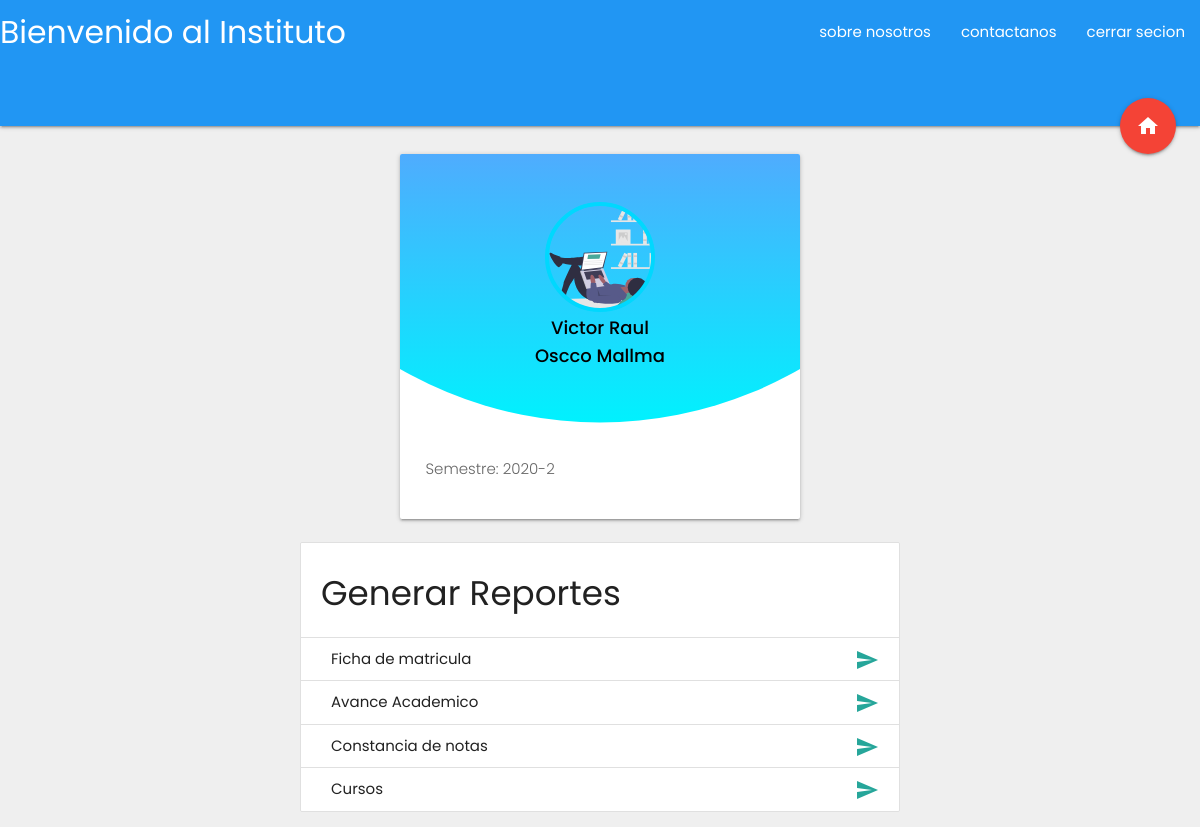
/principal/estudiante/reporte.php (signed in), run on the app's committed database.
### tables this page shows
CREATE TABLE IF NOT EXISTS `estudiantes` (
  `id_estudiante` INT(10) NULL AUTO_INCREMENT,
  `DNI` CHAR(8) NULL,
  `nombres` VARCHAR(40) NULL,
  `ap_paterno` VARCHAR(45) NULL,
  `ap_materno` VARCHAR(40) NULL,
  `fecha_nacimiento` DATE NULL,
  `correo` VARCHAR(60) NULL,
  `telefono` CHAR(9) NULL,
  `foto` MEDIUMBLOB NULL,
  `codigoe` VARCHAR(11) NULL,
  `password` VARCHAR(45) NULL,
  `semestre_ingreso` CHAR(6) NULL,
  `sexo` CHAR(1) NULL,
  `dirección` VARCHAR(60) NULL,
  `ciudad` VARCHAR(60) NULL,
  `provincia` VARCHAR(60) NULL,
  `distrito` VARCHAR(60) NULL,
  `colegio` VARCHAR(60) NULL,
  `tipo_colegio` VARCHAR(30) NULL,
  `idioma_materno` VARCHAR(40) NULL,
  `carrera_alumno` VARCHAR(45) NULL,
  `ciclo` VARCHAR(4) NULL,
  PRIMARY KEY (`id_estudiante`));

CREATE TABLE IF NOT EXISTS `instituto` (
  `cod_modular` CHAR(7) NULL,
  `nombre` VARCHAR(150) NULL,
  `direccion` VARCHAR(100) NULL,
  `denominacion` VARCHAR(5) NULL,
  `gestion` VARCHAR(7) NULL,
  `resolucion_creacion` VARCHAR(13) NULL,
  `director` VARCHAR(80) NULL,
  `nombramiento_director` VARCHAR(13) NULL,
  `provincia` VARCHAR(40) NULL,
  `distrito` VARCHAR(40) NULL,
  `dre` VARCHAR(45) NULL,
  `ugel` VARCHAR(45) NULL,
  `semestre_inicio` DATE NULL,
  `semestre_final` DATE NULL,
  `ciclo_actual` VARCHAR(6) NULL,
  PRIMARY KEY (`cod_modular`));

### principal/estudiante/reporte.php (the view, shortened to what this page needs)
<?php
    require '../database.php';
function get_data($id)
    {
        global $conexion;
        $sql="Select * from estudiantes WHERE codigoe = {$id}";
        $result  =$conexion->query($sql);
        if( $result->num_rows)
        {
            return $result->fetch_assoc();
        }else{
            return false;
        }
    }
function get_ciclo()
    {
        global $conexion;
        $sql="Select ciclo_actual from instituto";
        $result  = $conexion->query($sql);
        if( $result->num_rows)
        {
            return $result->fetch_assoc();
        }else{
            return false;
        }
    }
?>
<!DOCTYPE html>
<html lang="en">
<head>
    <link rel="stylesheet" href="css/estiloreporte.css">
    <link rel="stylesheet" href="../../materialize/css/materialize.min.css">
</head>
<body>
<?php
    $datos = get_data($_SESSION['codigo_usuario']);
    $ciclo_Actual = get_ciclo()
?>
  <nav class="nav-extended blue">
    <div class="nav-wrapper">
      <a class="brand-logo">
        <p>Bienvenido al
          Instituto</p>
      </a>
      <ul class="right hide-on-med-and-down">
        <li><a href="">sobre nosotros</a></li>
        <li><a href="">contactanos</a></li>
        <li><a href="cerrar_session.php">cerrar secion</a></li>
      </ul>
    </div>
    <div class="nav-content">
      <a href="index.php" class="btn-floating red btn-large halfway-fab ">
        <i class="material-icons">home</i>
      </a>
    </div>
  </nav>
    <div class="container1">
        <div  class="card">
            <div class="header">
                <div class="main">
                    <div class="image">
                    </div>
                    <h3 class="name"> <p><span><?php echo $datos['nombres'];?></span></p></h3>
                    <h3 class="name"><p><span><?php echo $datos['ap_paterno']." ".$datos['ap_materno'];?></span></p></h3>
                </div>
            </div>
            <div class="content">
                <div class="left">
                    <div class="about-container">
                        <p class="text">Semestre: <span><?php echo $ciclo_Actual['ciclo_actual'];?></span></p>
                    </div>
                </div>
            </div>
        </div>
    </div>
    <div class="col6">
        <ul class="collection with-header">
          <li class="collection-header">
            <h4> Generar Reportes</h4>
          </li>
          <li class="collection-item">
            <div>
              Ficha de matricula
              <a href="ficha_matricula.php" target="_blank" class="secondary-content">
                <i class="material-icons">send</i>
              </a>
            </div>
          </li>
          <li class="collection-item">
            <div>
              Avance Academico
              <a href="avance_academico.php" target="_blank" class="secondary-content">
                <i class="material-icons">send</i>
              </a>
            </div>
          </li>
          <li class="collection-item">
            <div>
              Constancia de notas
              <a href="constancia_notas.php" target="_blank" class="secondary-content">
                <i class="material-icons">send</i>
              </a>
            </div>
          </li>
          <li class="collection-item">
            <div>
              Cursos
              <a href="Cursos_lista.php" target="_blank" class="secondary-content">
                <i class="material-icons">send</i>
              </a>
            </div>
          </li>
        </ul>
      </div>
</body>
</html>

### principal/estudiante/css/estiloreporte.css (style rules this page uses)
* { padding: 0; margin: 0; box-sizing: border-box; font-family: 'Poppins', sans-serif; }
body { background-color: #efefef; }
.container1 { display: flex; justify-content: center; align-items: center; padding: 20px 0px 0px 0px; }
.card { position: relative; width: 400px; background-color: #fff; border-radius: 5px; box-shadow: 0 5px 15px 1px rgba(0, 0, 0, 0.1); overflow: hidden; }
.card:before { content: ''; position: absolute; width: 100%; height: 270px; top: 0; left: 0; background-image: linear-gradient(to top, #00f2fe, #4facfe); clip-path: circle(400px at 50% -48.5%); }
.header { position: relative; height: 265px; }
.main { position: absolute; width: 100%; height: 100%; top: 0; left: 0; display: flex; flex-direction: column; justify-content: center; align-items: center; }
.main .image { position: relative; width: 110px; height: 110px; border-radius: 50%; background: url('img/logo1.svg') no-repeat center / cover; border: 4px solid #00d8fe; margin-bottom: 2px; overflow: hidden; cursor: pointer; }
.name { font-size: 1.2rem; color: rgb(0, 0, 0); font-weight: 500; line-height: 1; margin: 5px 0; }
.content { display: flex; padding: 2.5rem 2.6rem 2.5rem 1.7rem; }
.text { color: #666; font-weight: 300; line-height: 1.7; }
.col6 { padding: 0px 25% 0px 25%; }

### data on the page
estudiantes: nombres "Victor Raul", ap_paterno "Oscco", ap_materno "Mallma"
instituto: ciclo_actual "2020-2"
